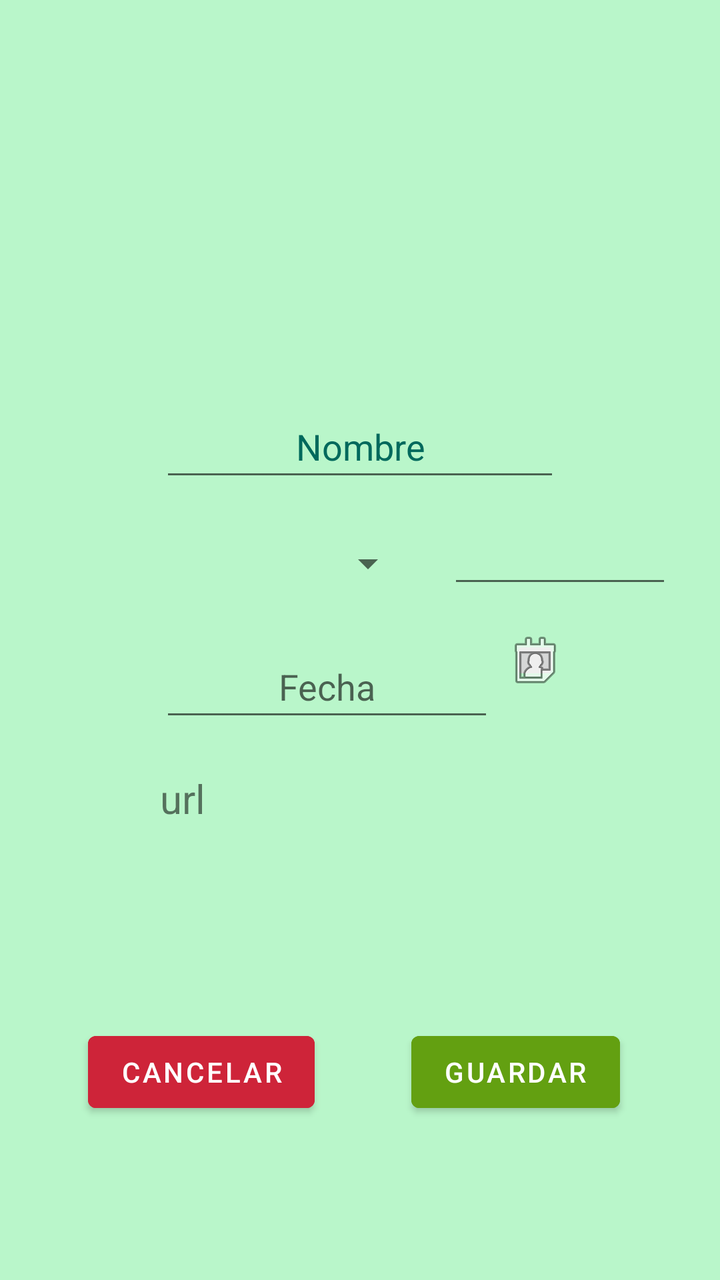
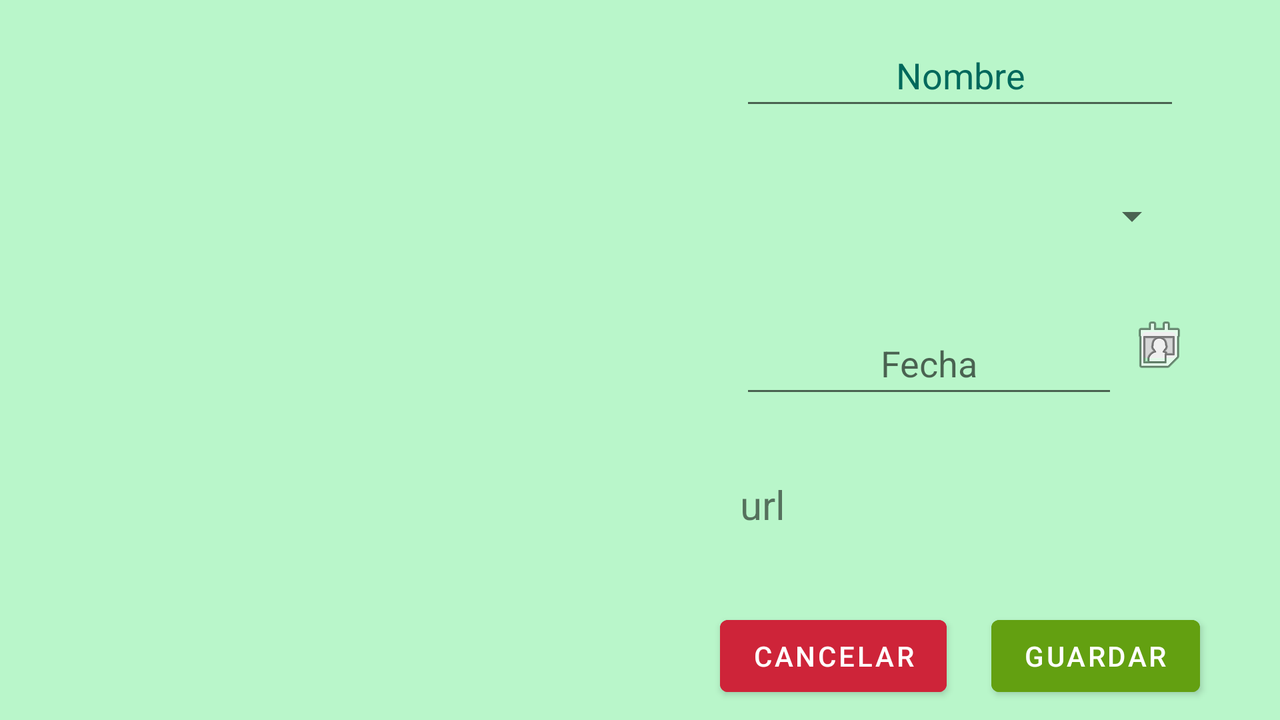

The same Android screen from two of the app's own layout files: first res/layout/ as a phone draws it, then the repository's variant for another configuration, drawn on a device whose configuration selects that folder. Both files follow.
<!-- AndroidManifest.xml: application theme Theme.Proyecto -->
<!-- res/layout/fragment_edit_alcohol.xml -->
<?xml version="1.0" encoding="utf-8"?>
<androidx.constraintlayout.widget.ConstraintLayout xmlns:android="http://schemas.android.com/apk/res/android"
    xmlns:app="http://schemas.android.com/apk/res-auto"
    xmlns:tools="http://schemas.android.com/tools"
    android:layout_width="match_parent"
    android:layout_height="match_parent"
    android:background="@color/fondo"
    tools:context=".view.activityfragments.EditAlcoholFragment">

    <ImageView
        android:id="@+id/ivAlcohol"
        android:layout_width="200dp"
        android:layout_height="150dp"
        android:layout_marginStart="32dp"
        android:layout_marginTop="40dp"
        android:layout_marginEnd="32dp"
        android:layout_marginBottom="20dp"
        app:layout_constraintBottom_toTopOf="@+id/guideline3"
        app:layout_constraintEnd_toEndOf="parent"
        app:layout_constraintHorizontal_bias="0.496"
        app:layout_constraintStart_toStartOf="parent"
        app:layout_constraintTop_toTopOf="parent"
        app:layout_constraintVertical_bias="0.0"
        tools:ignore="ImageContrastCheck,ContentDescription"
        tools:src="@drawable/notfound" />

    <EditText
        android:id="@+id/etNombre"
        android:layout_width="0dp"
        android:layout_height="wrap_content"
        android:layout_marginStart="80dp"
        android:layout_marginTop="12dp"
        android:layout_marginEnd="80dp"
        android:autofillHints=""
        android:ems="10"
        android:hint="@string/hint_nombre"
        android:inputType="textPersonName"
        android:minHeight="48dp"
        android:textAlignment="center"
        android:textColorHint="#00695C"
        app:layout_constraintEnd_toEndOf="parent"
        app:layout_constraintHorizontal_bias="0.0"
        app:layout_constraintStart_toStartOf="parent"
        app:layout_constraintTop_toTopOf="@+id/guideline3" />

    <Spinner
        android:id="@+id/spTipos"
        android:layout_width="0dp"
        android:layout_height="wrap_content"
        android:layout_marginStart="80dp"
        android:layout_marginTop="12dp"
        android:layout_marginEnd="8dp"
        android:minHeight="48dp"
        android:textAlignment="center"
        app:layout_constraintEnd_toStartOf="@+id/guideline11"
        app:layout_constraintStart_toStartOf="parent"
        app:layout_constraintTop_toBottomOf="@+id/etNombre"
        tools:ignore="SpeakableTextPresentCheck" />

    <EditText
        android:id="@+id/etFecha"
        android:layout_width="0dp"
        android:layout_height="wrap_content"
        android:layout_marginStart="80dp"
        android:layout_marginTop="12dp"
        android:layout_marginEnd="8dp"
        android:ems="10"
        android:focusable="false"
        android:hint="Fecha"
        android:inputType="textPersonName"
        android:minHeight="48dp"
        android:textAlignment="center"
        app:layout_constraintEnd_toStartOf="@+id/btCalendario"
        app:layout_constraintStart_toStartOf="parent"
        app:layout_constraintTop_toBottomOf="@+id/spTipos" />

    <ImageButton
        android:id="@+id/btCalendario"
        android:layout_width="25dp"
        android:layout_height="25dp"
        android:layout_marginTop="12dp"
        android:layout_marginEnd="80dp"
        android:src="@android:drawable/ic_menu_my_calendar"
        app:layout_constraintEnd_toEndOf="parent"
        app:layout_constraintTop_toBottomOf="@+id/spTipos"
        tools:ignore="SpeakableTextPresentCheck,TouchTargetSizeCheck" />

    <Button
        android:id="@+id/btCancel"
        android:layout_width="wrap_content"
        android:layout_height="wrap_content"
        android:layout_marginStart="44dp"
        android:backgroundTint="@color/bt_cancelar"
        android:text="@string/add_tipo_cancelar"
        app:layout_constraintStart_toStartOf="parent"
        app:layout_constraintTop_toTopOf="@+id/guideline4" />

    <Button
        android:id="@+id/btGuardar"
        android:layout_width="wrap_content"
        android:layout_height="wrap_content"
        android:layout_marginEnd="50dp"
        android:backgroundTint="@color/bt_guardar"
        android:text="@string/guardar"
        app:layout_constraintEnd_toEndOf="parent"
        app:layout_constraintTop_toTopOf="@+id/guideline4" />

    <TextView
        android:id="@+id/lbUrl"
        android:layout_width="0dp"
        android:layout_height="wrap_content"
        android:layout_marginStart="80dp"
        android:layout_marginTop="20dp"
        android:layout_marginEnd="80dp"
        android:text="url"
        android:textSize="20sp"
        app:layout_constraintEnd_toEndOf="parent"
        app:layout_constraintHorizontal_bias="0.498"
        app:layout_constraintStart_toStartOf="parent"
        app:layout_constraintTop_toBottomOf="@+id/etFecha" />

    <androidx.constraintlayout.widget.Guideline
        android:id="@+id/guideline3"
        android:layout_width="wrap_content"
        android:layout_height="wrap_content"
        android:orientation="horizontal"
        app:layout_constraintGuide_percent="0.29" />

    <androidx.constraintlayout.widget.Guideline
        android:id="@+id/guideline4"
        android:layout_width="wrap_content"
        android:layout_height="wrap_content"
        android:orientation="horizontal"
        app:layout_constraintGuide_percent="0.8" />

    <EditText
        android:id="@+id/etGrados"
        android:layout_width="0dp"
        android:layout_height="wrap_content"
        android:layout_marginStart="8dp"
        android:layout_marginTop="12dp"
        android:layout_marginEnd="24dp"
        android:ems="10"
        android:inputType="numberDecimal"
        app:layout_constraintEnd_toEndOf="parent"
        app:layout_constraintStart_toStartOf="@+id/guideline11"
        app:layout_constraintTop_toBottomOf="@+id/etNombre" />

    <androidx.constraintlayout.widget.Guideline
        android:id="@+id/guideline11"
        android:layout_width="wrap_content"
        android:layout_height="wrap_content"
        android:orientation="vertical"
        app:layout_constraintGuide_percent="0.6" />

</androidx.constraintlayout.widget.ConstraintLayout>
<!-- resources referenced by this layout -->
<resources>
  <color name="bt_cancelar">#CE2439</color>
  <color name="bt_guardar">#63A011</color>
  <color name="fondo">#B9F6CA</color>
  <string name="add_tipo_cancelar">Cancelar</string>
  <string name="guardar">guardar</string>
  <string name="hint_nombre">Nombre</string>
  <style name="Theme.Proyecto" parent="Theme.MaterialComponents.DayNight.DarkActionBar">
          
          <item name="colorPrimary">@color/aplication</item>
          <item name="colorPrimaryVariant">@color/aplication</item>
          <item name="colorOnPrimary">@color/white</item>
          
          <item name="colorSecondary">@color/teal_200</item>
          <item name="colorSecondaryVariant">@color/teal_700</item>
          <item name="colorOnSecondary">@color/black</item>
          
          <item name="android:statusBarColor" tools:targetApi="l">?attr/colorPrimaryVariant</item>
          
      </style>
  <color name="aplication">#1F5252</color>
  <color name="white">#FFFFFFFF</color>
  <color name="teal_200">#FF03DAC5</color>
  <color name="teal_700">#FF018786</color>
  <color name="black">#FF000000</color>
</resources>
<!-- res/layout-w600dp-land/fragment_edit_alcohol.xml (the repository's variant of the layout above) -->
<!-- drawn on the phone turned sideways -->
<?xml version="1.0" encoding="utf-8"?>
<androidx.constraintlayout.widget.ConstraintLayout xmlns:android="http://schemas.android.com/apk/res/android"
    xmlns:app="http://schemas.android.com/apk/res-auto"
    xmlns:tools="http://schemas.android.com/tools"
    android:layout_width="match_parent"
    android:layout_height="match_parent"
    android:background="@color/fondo"
    tools:context=".view.activityfragments.EditAlcoholFragment">

    <ImageView
        android:id="@+id/ivAlcohol"
        android:layout_width="0dp"
        android:layout_height="0dp"
        android:layout_marginStart="32dp"
        android:layout_marginTop="50dp"
        android:layout_marginEnd="32dp"
        android:layout_marginBottom="50dp"
        app:layout_constraintBottom_toBottomOf="parent"
        app:layout_constraintEnd_toStartOf="@+id/guideline5"
        app:layout_constraintStart_toStartOf="parent"
        app:layout_constraintTop_toTopOf="parent"
        tools:ignore="ImageContrastCheck,ContentDescription"
        tools:src="@drawable/notfound" />

    <EditText
        android:id="@+id/etNombre"
        android:layout_width="0dp"
        android:layout_height="wrap_content"
        android:layout_marginStart="50dp"
        android:layout_marginTop="16dp"
        android:layout_marginEnd="50dp"
        android:layout_marginBottom="16dp"
        android:autofillHints=""
        android:ems="10"
        android:hint="@string/hint_nombre"
        android:inputType="textPersonName"
        android:minHeight="48dp"
        android:textAlignment="center"
        android:textColorHint="#00695C"
        app:layout_constraintBottom_toTopOf="@+id/guideline9"
        app:layout_constraintEnd_toEndOf="parent"
        app:layout_constraintHorizontal_bias="0.0"
        app:layout_constraintStart_toStartOf="@+id/guideline5"
        app:layout_constraintTop_toTopOf="parent" />

    <Spinner
        android:id="@+id/spTipos"
        android:layout_width="0dp"
        android:layout_height="0dp"
        android:layout_marginStart="50dp"
        android:layout_marginTop="16dp"
        android:layout_marginEnd="50dp"
        android:layout_marginBottom="16dp"
        android:minHeight="48dp"
        android:textAlignment="center"
        app:layout_constraintBottom_toTopOf="@+id/guideline8"
        app:layout_constraintEnd_toEndOf="parent"
        app:layout_constraintStart_toStartOf="@+id/guideline5"
        app:layout_constraintTop_toTopOf="@+id/guideline9"
        tools:ignore="SpeakableTextPresentCheck" />

    <EditText
        android:id="@+id/etFecha"
        android:layout_width="0dp"
        android:layout_height="wrap_content"
        android:layout_marginStart="50dp"
        android:layout_marginTop="16dp"
        android:layout_marginEnd="8dp"
        android:layout_marginBottom="16dp"
        android:ems="10"
        android:focusable="false"
        android:hint="Fecha"
        android:inputType="textPersonName"
        android:minHeight="48dp"
        android:textAlignment="center"
        app:layout_constraintBottom_toTopOf="@+id/guideline7"
        app:layout_constraintEnd_toStartOf="@+id/btCalendario"
        app:layout_constraintStart_toStartOf="@+id/guideline5"
        app:layout_constraintTop_toTopOf="@+id/guideline8" />

    <ImageButton
        android:id="@+id/btCalendario"
        android:layout_width="25dp"
        android:layout_height="25dp"
        android:layout_marginTop="16dp"
        android:layout_marginEnd="48dp"
        android:src="@android:drawable/ic_menu_my_calendar"
        app:layout_constraintEnd_toEndOf="parent"
        app:layout_constraintTop_toTopOf="@+id/guideline8"
        tools:ignore="SpeakableTextPresentCheck,TouchTargetSizeCheck" />

    <Button
        android:id="@+id/btCancel"
        android:layout_width="wrap_content"
        android:layout_height="wrap_content"
        android:layout_marginStart="40dp"
        android:layout_marginTop="16dp"
        android:backgroundTint="@color/bt_cancelar"
        android:text="@string/add_tipo_cancelar"
        android:textColor="@color/white"
        app:layout_constraintStart_toStartOf="@+id/guideline5"
        app:layout_constraintTop_toTopOf="@+id/guideline6" />

    <Button
        android:id="@+id/btGuardar"
        android:layout_width="wrap_content"
        android:layout_height="wrap_content"
        android:layout_marginTop="16dp"
        android:layout_marginEnd="40dp"
        android:backgroundTint="@color/bt_guardar"
        android:text="@string/guardar"
        android:textColor="@color/white"
        app:layout_constraintEnd_toEndOf="parent"
        app:layout_constraintTop_toTopOf="@+id/guideline6" />

    <TextView
        android:id="@+id/lbUrl"
        android:layout_width="0dp"
        android:layout_height="wrap_content"
        android:layout_marginStart="50dp"
        android:layout_marginTop="16dp"
        android:layout_marginEnd="50dp"
        android:layout_marginBottom="16dp"
        android:text="url"
        android:textSize="20sp"
        app:layout_constraintBottom_toTopOf="@+id/guideline6"
        app:layout_constraintEnd_toEndOf="parent"
        app:layout_constraintHorizontal_bias="0.0"
        app:layout_constraintStart_toStartOf="@+id/guideline5"
        app:layout_constraintTop_toTopOf="@+id/guideline7" />

    <androidx.constraintlayout.widget.Guideline
        android:id="@+id/guideline5"
        android:layout_width="wrap_content"
        android:layout_height="wrap_content"
        android:orientation="vertical"
        app:layout_constraintGuide_percent="0.5" />

    <androidx.constraintlayout.widget.Guideline
        android:id="@+id/guideline6"
        android:layout_width="wrap_content"
        android:layout_height="wrap_content"
        android:orientation="horizontal"
        app:layout_constraintGuide_percent="0.8" />

    <androidx.constraintlayout.widget.Guideline
        android:id="@+id/guideline7"
        android:layout_width="wrap_content"
        android:layout_height="wrap_content"
        android:orientation="horizontal"
        app:layout_constraintGuide_percent="0.6" />

    <androidx.constraintlayout.widget.Guideline
        android:id="@+id/guideline8"
        android:layout_width="wrap_content"
        android:layout_height="wrap_content"
        android:orientation="horizontal"
        app:layout_constraintGuide_percent="0.4" />

    <androidx.constraintlayout.widget.Guideline
        android:id="@+id/guideline9"
        android:layout_width="wrap_content"
        android:layout_height="wrap_content"
        android:orientation="horizontal"
        app:layout_constraintGuide_percent="0.2" />

</androidx.constraintlayout.widget.ConstraintLayout>
<!-- resources referenced by the variant -->
<!-- as the phone turned sideways resolves them -->
<resources>
  <color name="bt_cancelar">#CE2439</color>
  <color name="bt_guardar">#63A011</color>
  <color name="fondo">#B9F6CA</color>
  <color name="white">#FFFFFFFF</color>
  <string name="add_tipo_cancelar">Cancelar</string>
  <string name="guardar">guardar</string>
  <string name="hint_nombre">Nombre</string>
  <style name="Theme.Proyecto" parent="Theme.MaterialComponents.DayNight.DarkActionBar">
          
          <item name="colorPrimary">@color/aplication</item>
          <item name="colorPrimaryVariant">@color/aplication</item>
          <item name="colorOnPrimary">@color/white</item>
          
          <item name="colorSecondary">@color/teal_200</item>
          <item name="colorSecondaryVariant">@color/teal_700</item>
          <item name="colorOnSecondary">@color/black</item>
          
          <item name="android:statusBarColor" tools:targetApi="l">?attr/colorPrimaryVariant</item>
          
      </style>
  <color name="aplication">#1F5252</color>
  <color name="teal_200">#FF03DAC5</color>
  <color name="teal_700">#FF018786</color>
  <color name="black">#FF000000</color>
</resources>
